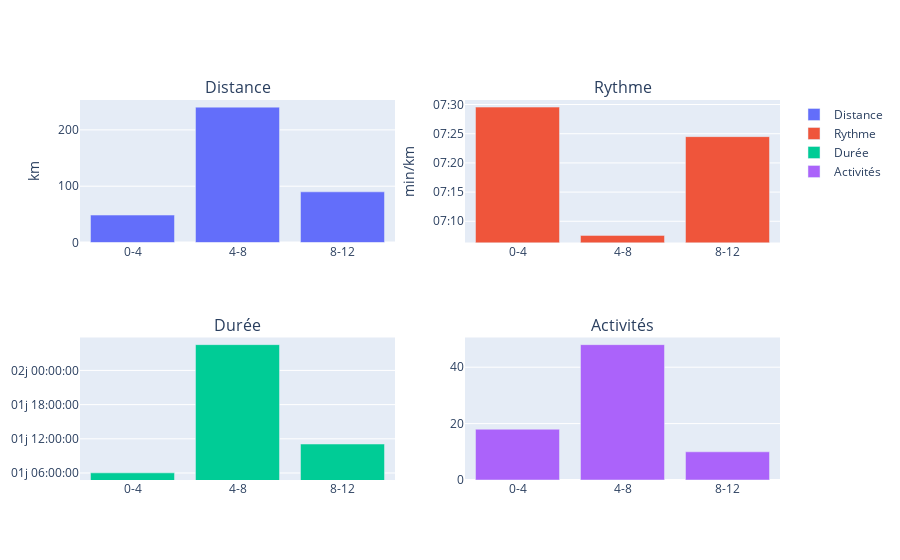

Notebook code for this chart:
### Code cell
fig = make_subplots(rows=2, cols=2, subplot_titles=("Distance", "Rythme", "Durée", "Activités"))
fig.add_bar(x=dfc.index,y=dfc["Distance (km)"]["sum"],row=1,col=1,name="Distance")
fig.add_bar(x=dfc.index,y=dfc["Average Pace"]["mean"]+ pd.to_datetime('1970/01/01'),row=1,col=2,name='Rythme')
fig.add_bar(x=dfc.index,y=dfc["Duration"]["sum"]+pd.to_datetime('1970/01/01'),row=2,col=1,name="Durée")
fig.add_bar(x=dfc.index,y=dfc["Duration"]['count'],row=2,col=2,name="Activités")
fig.update_yaxes(title="km",row=1,col=1)
fig.update_yaxes(title="min/km", tickformat="%M:%S",row=1,col=2)
fig.update_yaxes(tickformat="%dj %H:%M:%S",row=2,col=1)
fig.write_html("bycategorie.html",include_plotlyjs='cdn')
fig

### Figure 1 — Plotly figure (JSON) as saved in the notebook; plotly's stock layout.template omitted (floating-point values rounded to 4 significant figures)
{"data": [{"name": "Distance", "type": "bar", "x": ["0-4", "4-8", "8-12"], "xaxis": "x", "y": [48.7, 240.4, 90], "yaxis": "y"}, {"name": "Rythme", "type": "bar", "x": ["0-4", "4-8", "8-12"], "xaxis": "x2", "y": ["1970-01-01T00:07:29.555555", "1970-01-01T00:07:07.583333", "1970-01-01T00:07:24.500000"], "yaxis": "y2"}, {"name": "Durée", "type": "bar", "x": ["0-4", "4-8", "8-12"], "xaxis": "x3", "y": ["1970-01-01T06:01:37", "1970-01-02T04:31:20", "1970-01-01T11:05:18"], "yaxis": "y3"}, {"name": "Activités", "type": "bar", "x": ["0-4", "4-8", "8-12"], "xaxis": "x4", "y": [18, 48, 10], "yaxis": "y4"}], "layout": {"annotations": [{"font": {"size": 16}, "showarrow": false, "text": "Distance", "x": 0.225, "xanchor": "center", "xref": "paper", "y": 1, "yanchor": "bottom", "yref": "paper"}, {"font": {"size": 16}, "showarrow": false, "text": "Rythme", "x": 0.775, "xanchor": "center", "xref": "paper", "y": 1, "yanchor": "bottom", "yref": "paper"}, {"font": {"size": 16}, "showarrow": false, "text": "Durée", "x": 0.225, "xanchor": "center", "xref": "paper", "y": 0.375, "yanchor": "bottom", "yref": "paper"}, {"font": {"size": 16}, "showarrow": false, "text": "Activités", "x": 0.775, "xanchor": "center", "xref": "paper", "y": 0.375, "yanchor": "bottom", "yref": "paper"}], "xaxis": {"anchor": "y", "domain": [0, 0.45]}, "xaxis2": {"anchor": "y2", "domain": [0.55, 1]}, "xaxis3": {"anchor": "y3", "domain": [0, 0.45]}, "xaxis4": {"anchor": "y4", "domain": [0.55, 1]}, "yaxis": {"anchor": "x", "domain": [0.625, 1], "title": {"text": "km"}}, "yaxis2": {"anchor": "x2", "domain": [0.625, 1], "tickformat": "%M:%S", "title": {"text": "min/km"}}, "yaxis3": {"anchor": "x3", "domain": [0, 0.375], "tickformat": "%dj %H:%M:%S"}, "yaxis4": {"anchor": "x4", "domain": [0, 0.375]}}}
